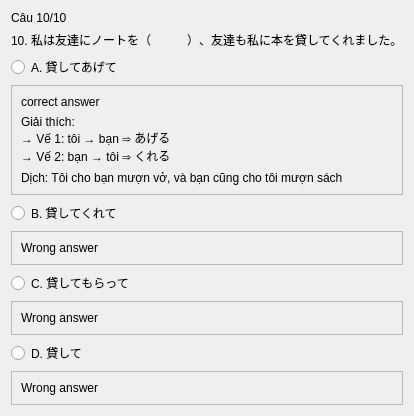
               <widget class="QWidget" name="page_16">
                <layout class="QVBoxLayout" name="verticalLayout_21">
                 <item>
                  <widget class="QLabel" name="label_102">
                   <property name="text">
                    <string>Câu 10/10</string>
                   </property>
                  </widget>
                 </item>
                 <item>
                  <widget class="QLabel" name="label_103">
                   <property name="text">
                    <string>10. 私は友達にノートを（　　　）、友達も私に本を貸してくれました。</string>
                   </property>
                  </widget>
                 </item>
                 <item>
                  <widget class="QRadioButton" name="radioButton_61">
                   <property name="text">
                    <string>A. 貸してあげて</string>
                   </property>
                  </widget>
                 </item>
                 <item>
                  <widget class="QFrame" name="frame_17">
                   <property name="frameShape">
                    <enum>QFrame::StyledPanel</enum>
                   </property>
                   <property name="frameShadow">
                    <enum>QFrame::Raised</enum>
                   </property>
                   <layout class="QVBoxLayout" name="verticalLayout_25">
                    <item>
                     <widget class="QLabel" name="label_31">
                      <property name="text">
                       <string>correct answer</string>
                      </property>
                     </widget>
                    </item>
                    <item>
                     <widget class="QLabel" name="label_30">
                      <property name="text">
                       <string>Giải thích:
→ Vế 1: tôi → bạn ⇒ あげる
→ Vế 2: bạn → tôi ⇒ くれる</string>
                      </property>
                     </widget>
                    </item>
                    <item>
                     <widget class="QLabel" name="label_29">
                      <property name="text">
                       <string>Dịch: Tôi cho bạn mượn vở, và bạn cũng cho tôi mượn sách</string>
                      </property>
                     </widget>
                    </item>
                   </layout>
                  </widget>
                 </item>
                 <item>
                  <widget class="QRadioButton" name="radioButton_62">
                   <property name="text">
                    <string>B. 貸してくれて</string>
                   </property>
                  </widget>
                 </item>
                 <item>
                  <widget class="QFrame" name="frame_18">
                   <property name="frameShape">
                    <enum>QFrame::StyledPanel</enum>
                   </property>
                   <property name="frameShadow">
                    <enum>QFrame::Raised</enum>
                   </property>
                   <layout class="QVBoxLayout" name="verticalLayout_24">
                    <item>
                     <widget class="QLabel" name="label_27">
                      <property name="text">
                       <string>Wrong answer</string>
                      </property>
                     </widget>
                    </item>
                   </layout>
                  </widget>
                 </item>
                 <item>
                  <widget class="QRadioButton" name="radioButton_63">
                   <property name="text">
                    <string>C. 貸してもらって</string>
                   </property>
                  </widget>
                 </item>
                 <item>
                  <widget class="QFrame" name="frame_19">
                   <property name="frameShape">
                    <enum>QFrame::StyledPanel</enum>
                   </property>
                   <property name="frameShadow">
                    <enum>QFrame::Raised</enum>
                   </property>
                   <layout class="QVBoxLayout" name="verticalLayout_23">
                    <item>
                     <widget class="QLabel" name="label_28">
                      <property name="text">
                       <string>Wrong answer</string>
                      </property>
                     </widget>
                    </item>
                   </layout>
                  </widget>
                 </item>
                 <item>
                  <widget class="QRadioButton" name="radioButton_64">
                   <property name="text">
                    <string>D. 貸して</string>
                   </property>
                  </widget>
                 </item>
                 <item>
                  <widget class="QFrame" name="frame_20">
                   <property name="frameShape">
                    <enum>QFrame::StyledPanel</enum>
                   </property>
                   <property name="frameShadow">
                    <enum>QFrame::Raised</enum>
                   </property>
                   <layout class="QVBoxLayout" name="verticalLayout_22">
                    <item>
                     <widget class="QLabel" name="label_26">
                      <property name="text">
                       <string>Wrong answer</string>
                      </property>
                     </widget>
                    </item>
                   </layout>
                  </widget>
                 </item>
                </layout>
               </widget>
